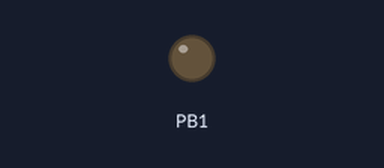
Simulated run of this program. Board: ATmega328P, built with avr-gcc and emulated at 16 MHz. On the bench: output pins drawn as LEDs (lit = HIGH).

Above: at 0.05 s.
At 2.5 s:
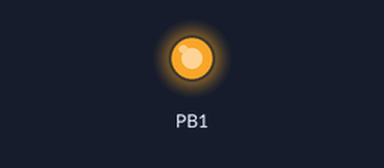
At 5.0 s:
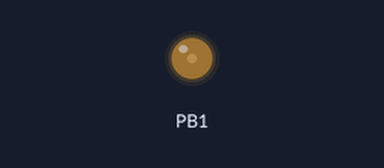
At 10.0 s:
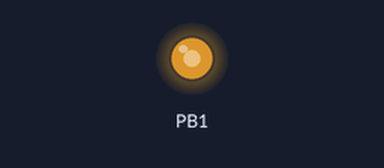
Timing chart, 0 to 13.0 s (numbered marks = the images above):
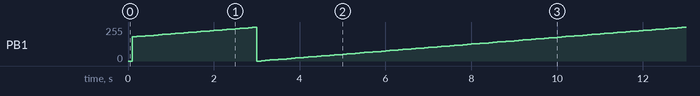

Measured:
- by itself, PB1: ramps from 0/255 to 252/255 and jumps back, once every 10.0 s

The program:

main.c
```c
/*
Finished

Code to setup fast PWM using timer1 of atmega328P
 */

#define F_CPU 16000000UL
#define _BV(X) (1<<X)
#define TOPValue 1600 // The Top value for the PWM, this along with the prescaler decides the frequency of the PWM
//when prescaler is 1(one tick takes 1/16e6 s), then choosing a value of 1600 gives a total time of 1600/16e6 s or a frequency of 10KHz.
#include <avr/io.h>
#include <util/delay.h>


void setupPWMTimer();// Function to setup PWM using timer1

uint8_t dutyCycle=70; //dutyCycle in percentage. This variable should be varied over the course of the gait cycle
uint16_t COMPValue=0; //value to be set to the compare register corresponding to a duty cycle


int main()
{

	//Setting the OC1A as output
	DDRB|=_BV(PB1);

	setupPWMTimer();// Setup PWM


	while(1)
	{

		if(dutyCycle<100)
		++dutyCycle;
		if(dutyCycle==100)
		dutyCycle=0;

		_delay_ms(100);

		COMPValue=(dutyCycle*0.01)*TOPValue;
		OCR1A=COMPValue;

	}

}

/*Function to setup PWM using TIMER1 at max frequency*/
void setupPWMTimer()
{
	//Timer1 and mode 14
	//Setting WGM modes
	TCCR1A|=_BV(WGM11)|_BV(COM1A1);
	TCCR1B|=_BV(WGM12)|_BV(WGM13);

	//setting the prescaler to 1 for maximum frequency
	TCCR1B|=_BV(CS10);

	//setting the top value for the PWM counter. This also controls the PWM frequency
	ICR1=TOPValue;


}
```
